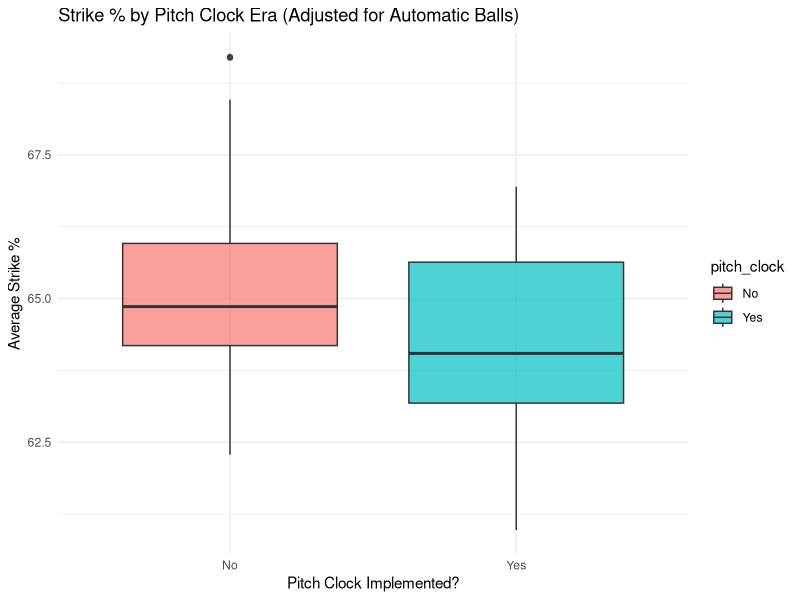

Write R code to recreate this figure.
## ---- chunk 1
library(tidyverse)
library(broom)
## ---- chunk 2
baseball <- read.csv("../data/pitching_data_2021-2024.csv")
baseball <- baseball %>%
  mutate(pitch_clock = ifelse(year >= 2023, "Yes", "No"))

# Step 1: Keep pitchers with all 4 years of data
baseball <- baseball %>%
  group_by(player_id) %>%
  filter(n_distinct(year) == 4) %>%
  ungroup()

# Step 2: Calculate adjusted pitches and strike rate row by row
baseball_1plot <- baseball %>%
  mutate(
    adjusted_total_pitches = p_total_pitches - ifelse(is.na(p_automatic_ball), 0, p_automatic_ball),
    strike_percent = (p_total_strike / adjusted_total_pitches) * 100
  ) %>%
  filter(!is.na(pitch_clock), adjusted_total_pitches > 0)

# Step 3: Collapse to one row per pitcher per pitch_clock (pre/post)
baseball_1plot <- baseball_1plot %>%
  group_by(player_id, pitch_clock) %>%
  summarise(
    avg_strike_percent = mean(strike_percent, na.rm = TRUE),
    total_pitches = sum(adjusted_total_pitches, na.rm = TRUE),
    .groups = "drop"
  )

## ---- chunk 3


## ---- chunk 4
plot1_boxplot <- ggplot(baseball_1plot, aes(x = pitch_clock, y = avg_strike_percent, fill = pitch_clock)) +
  geom_boxplot(alpha = 0.7) +
  labs(
    title = "Strike % by Pitch Clock Era (Adjusted for Automatic Balls)",
    x = "Pitch Clock Implemented?",
    y = "Average Strike %"
  ) +
  theme_minimal()

ggsave("strike_percent_by_pitch_clock.png", plot = plot1_boxplot, width = 8, height = 6)


## ---- chunk 5
